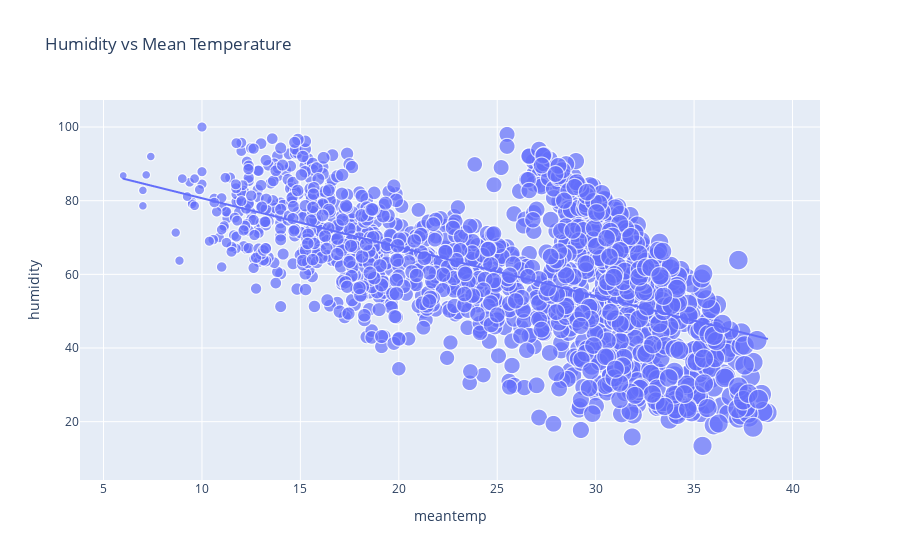

Here is the notebook cell this chart was saved with:
### Code cell
import plotly.express as px
figure = px.scatter(climate_df, x='meantemp', y='humidity', size='meantemp', trendline='ols', title='Humidity vs Mean Temperature')
figure

### Figure 1 — Plotly figure (JSON) as saved in the notebook; plotly's stock layout.template omitted (floating-point values rounded to 4 significant figures; data arrays with more than 128 entries replaced by an {"elided": "..."} marker saying what was removed)
{"data": [{"hovertemplate": "meantemp=%{marker.size}<br>humidity=%{y}<extra></extra>", "legendgroup": "", "marker": {"color": "#636efa", "size": {"elided": "1576 float values"}, "sizemode": "area", "sizeref": 0.09679, "symbol": "circle"}, "mode": "markers", "name": "", "showlegend": false, "type": "scattergl", "x": {"elided": "1576 float values"}, "xaxis": "x", "y": {"elided": "1576 float values"}, "yaxis": "y"}, {"hovertemplate": "<b>OLS trendline</b><br>humidity = -1.32892 * meantemp + 93.9631<br>R<sup>2</sup>=0.330451<br><br>meantemp=%{x}<br>humidity=%{y} <b>(trend)</b><extra></extra>", "legendgroup": "", "marker": {"color": "#636efa", "symbol": "circle"}, "mode": "lines", "name": "", "showlegend": false, "type": "scattergl", "x": {"elided": "1576 float values"}, "xaxis": "x", "y": {"elided": "1576 float values"}, "yaxis": "y"}], "layout": {"legend": {"itemsizing": "constant", "tracegroupgap": 0}, "title": {"text": "Humidity vs Mean Temperature"}, "xaxis": {"anchor": "y", "domain": [0, 1], "title": {"text": "meantemp"}}, "yaxis": {"anchor": "x", "domain": [0, 1], "title": {"text": "humidity"}}}}
